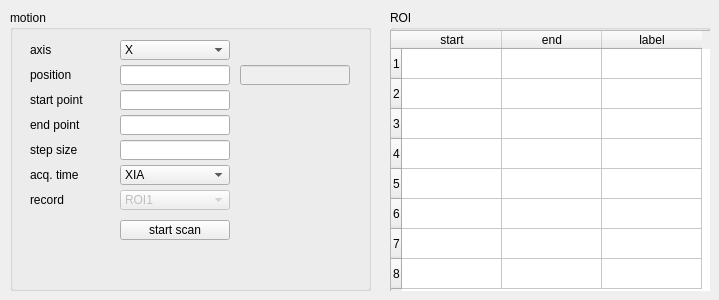
    <widget class="QWidget" name="sample">
     <attribute name="title">
      <string>sample</string>
     </attribute>
     <widget class="QGroupBox" name="groupBox_6">
      <property name="geometry">
       <rect>
        <x>10</x>
        <y>10</y>
        <width>361</width>
        <height>281</height>
       </rect>
      </property>
      <property name="title">
       <string>motion</string>
      </property>
      <widget class="QLineEdit" name="getPosition">
       <property name="enabled">
        <bool>false</bool>
       </property>
       <property name="geometry">
        <rect>
         <x>230</x>
         <y>55</y>
         <width>110</width>
         <height>20</height>
        </rect>
       </property>
       <property name="readOnly">
        <bool>false</bool>
       </property>
      </widget>
      <widget class="QLineEdit" name="setPosition">
       <property name="geometry">
        <rect>
         <x>110</x>
         <y>55</y>
         <width>110</width>
         <height>20</height>
        </rect>
       </property>
      </widget>
      <widget class="QLabel" name="label_25">
       <property name="geometry">
        <rect>
         <x>20</x>
         <y>55</y>
         <width>90</width>
         <height>20</height>
        </rect>
       </property>
       <property name="text">
        <string>position</string>
       </property>
      </widget>
      <widget class="QLabel" name="label_26">
       <property name="geometry">
        <rect>
         <x>20</x>
         <y>80</y>
         <width>90</width>
         <height>20</height>
        </rect>
       </property>
       <property name="text">
        <string>start point</string>
       </property>
      </widget>
      <widget class="QLineEdit" name="setStartPoint">
       <property name="geometry">
        <rect>
         <x>110</x>
         <y>80</y>
         <width>110</width>
         <height>20</height>
        </rect>
       </property>
      </widget>
      <widget class="QLabel" name="label_32">
       <property name="geometry">
        <rect>
         <x>20</x>
         <y>105</y>
         <width>90</width>
         <height>20</height>
        </rect>
       </property>
       <property name="text">
        <string>end point</string>
       </property>
      </widget>
      <widget class="QLineEdit" name="setEndPoint">
       <property name="geometry">
        <rect>
         <x>110</x>
         <y>105</y>
         <width>110</width>
         <height>20</height>
        </rect>
       </property>
      </widget>
      <widget class="QLineEdit" name="setStepSize">
       <property name="geometry">
        <rect>
         <x>110</x>
         <y>130</y>
         <width>110</width>
         <height>20</height>
        </rect>
       </property>
      </widget>
      <widget class="QLabel" name="label_33">
       <property name="geometry">
        <rect>
         <x>20</x>
         <y>130</y>
         <width>90</width>
         <height>20</height>
        </rect>
       </property>
       <property name="text">
        <string>step size</string>
       </property>
      </widget>
      <widget class="QLabel" name="label_34">
       <property name="geometry">
        <rect>
         <x>20</x>
         <y>155</y>
         <width>90</width>
         <height>20</height>
        </rect>
       </property>
       <property name="text">
        <string>acq. time</string>
       </property>
      </widget>
      <widget class="QComboBox" name="setAcqTime">
       <property name="geometry">
        <rect>
         <x>110</x>
         <y>155</y>
         <width>110</width>
         <height>20</height>
        </rect>
       </property>
       <item>
        <property name="text">
         <string>XIA</string>
        </property>
       </item>
       <item>
        <property name="text">
         <string>IC1</string>
        </property>
       </item>
       <item>
        <property name="text">
         <string>IC2</string>
        </property>
       </item>
       <item>
        <property name="text">
         <string>IC3</string>
        </property>
       </item>
      </widget>
      <widget class="QLabel" name="label_35">
       <property name="geometry">
        <rect>
         <x>20</x>
         <y>180</y>
         <width>90</width>
         <height>20</height>
        </rect>
       </property>
       <property name="text">
        <string>record</string>
       </property>
      </widget>
      <widget class="QComboBox" name="setRecord">
       <property name="enabled">
        <bool>false</bool>
       </property>
       <property name="geometry">
        <rect>
         <x>110</x>
         <y>180</y>
         <width>110</width>
         <height>20</height>
        </rect>
       </property>
       <item>
        <property name="text">
         <string>ROI1</string>
        </property>
       </item>
       <item>
        <property name="text">
         <string>ROI2</string>
        </property>
       </item>
       <item>
        <property name="text">
         <string>ROI3</string>
        </property>
       </item>
       <item>
        <property name="text">
         <string>ROI4</string>
        </property>
       </item>
       <item>
        <property name="text">
         <string>ROI5</string>
        </property>
       </item>
       <item>
        <property name="text">
         <string>ROI6</string>
        </property>
       </item>
       <item>
        <property name="text">
         <string>ROI7</string>
        </property>
       </item>
       <item>
        <property name="text">
         <string>ROI8</string>
        </property>
       </item>
      </widget>
      <widget class="QLabel" name="label_36">
       <property name="geometry">
        <rect>
         <x>20</x>
         <y>30</y>
         <width>90</width>
         <height>20</height>
        </rect>
       </property>
       <property name="text">
        <string>axis</string>
       </property>
      </widget>
      <widget class="QComboBox" name="setAxis">
       <property name="geometry">
        <rect>
         <x>110</x>
         <y>30</y>
         <width>110</width>
         <height>20</height>
        </rect>
       </property>
       <item>
        <property name="text">
         <string>X</string>
        </property>
       </item>
       <item>
        <property name="text">
         <string>Y</string>
        </property>
       </item>
       <item>
        <property name="text">
         <string>ROT</string>
        </property>
       </item>
      </widget>
      <widget class="QPushButton" name="StartScan">
       <property name="geometry">
        <rect>
         <x>110</x>
         <y>210</y>
         <width>110</width>
         <height>20</height>
        </rect>
       </property>
       <property name="text">
        <string>start scan</string>
       </property>
      </widget>
     </widget>
     <widget class="QGroupBox" name="groupBox_7">
      <property name="geometry">
       <rect>
        <x>390</x>
        <y>10</y>
        <width>320</width>
        <height>281</height>
       </rect>
      </property>
      <property name="title">
       <string>ROI</string>
      </property>
      <widget class="QTableWidget" name="tableWidget">
       <property name="geometry">
        <rect>
         <x>0</x>
         <y>20</y>
         <width>321</width>
         <height>271</height>
        </rect>
       </property>
       <property name="showGrid">
        <bool>true</bool>
       </property>
       <property name="sortingEnabled">
        <bool>false</bool>
       </property>
       <row>
        <property name="text">
         <string>1</string>
        </property>
       </row>
       <row>
        <property name="text">
         <string>2</string>
        </property>
       </row>
       <row>
        <property name="text">
         <string>3</string>
        </property>
       </row>
       <row>
        <property name="text">
         <string>4</string>
        </property>
       </row>
       <row>
        <property name="text">
         <string>5</string>
        </property>
       </row>
       <row>
        <property name="text">
         <string>6</string>
        </property>
       </row>
       <row>
        <property name="text">
         <string>7</string>
        </property>
       </row>
       <row>
        <property name="text">
         <string>8</string>
        </property>
       </row>
       <column>
        <property name="text">
         <string>start</string>
        </property>
       </column>
       <column>
        <property name="text">
         <string>end</string>
        </property>
       </column>
       <column>
        <property name="text">
         <string>label</string>
        </property>
       </column>
       <item row="0" column="0">
        <property name="text">
         <string/>
        </property>
       </item>
      </widget>
     </widget>
    </widget>
